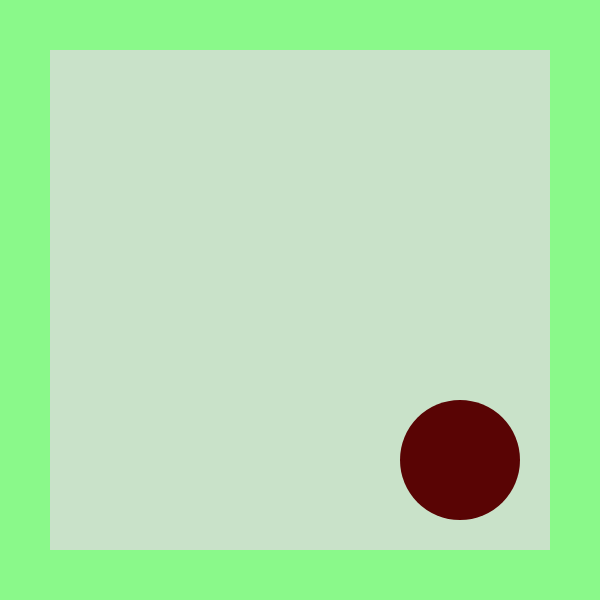
Frame 1 (no input)
Frame 60 (no input): identical to frame 1, image omitted
Frame 120 (the mouse pressed at the canvas centre since frame 60): identical to frame 1, image omitted

The p5.js sketch that drew this single still picture (run headless with seeded random() and noise() and a simulated clock; from frame 60 on, the mouse is pressed at the canvas centre):

// p5.js sketch
// ── sketch.js
const xPos = 100;
const yPos = 100;
function setup() {
  createCanvas(600, 600);
  strokeWeight(0);

}

function draw() {

	background('#8AF98A');

  let ht=100;
  let wd=100;
  let dia=120;


  fill('#C9E2C9');
  rect(xPos/2.0,yPos/2.0,ht*5,wd*5);

  fill('#590404');
  circle(xPos*4.60,yPos*4.60,dia);


}
